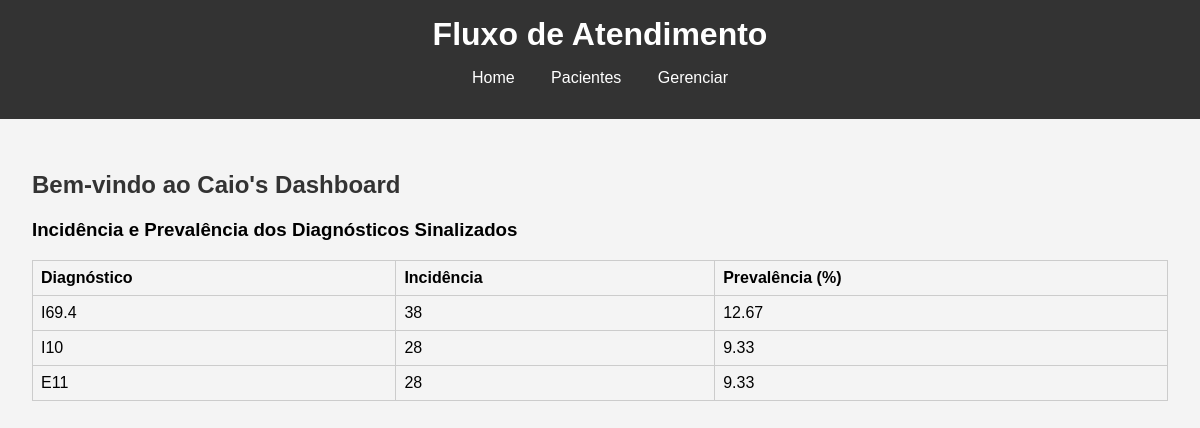
The page / on the database its author committed.
### app.py (models this page shows, shortened)
class Diagnostico(db.Model):
    cid = db.Column(db.String(10), primary_key=True)
    descricao = db.Column(db.String(128))
    servico_especializado_id = db.Column(db.Integer, db.ForeignKey('servico_especializado.id'))
    servico_manejo_ids = db.Column(db.String(64))  # Can be a comma-separated list of IDs
    incluir_no_algoritmo = db.Column(db.Integer, default=0)

### app.py (the view)
@app.route('/')
def index():
    diagnosticos = Diagnostico.query.filter_by(incluir_no_algoritmo=1).all()
    incidencias = {diag.cid: Paciente.query.filter_by(cid=diag.cid).count() for diag in diagnosticos}
    total_pacientes = Paciente.query.count()
    prevalencias = {cid: (incidencias[cid] / total_pacientes) * 100 for cid in incidencias}
    return render_template('index.html', incidencias=incidencias, prevalencias=prevalencias)

### templates/index.html
{% extends "base.html" %}
{% block content %}
<h2>Bem-vindo ao Caio's Dashboard</h2>
<h3>Incidência e Prevalência dos Diagnósticos Sinalizados</h3>
<table>
    <tr>
        <th>Diagnóstico</th>
        <th>Incidência</th>
        <th>Prevalência (%)</th>
    </tr>
    {% for cid, incidencia in incidencias.items() %}
    <tr>
        <td>{{ cid }}</td>
        <td>{{ incidencia }}</td>
        <td>{{ "%.2f" % prevalencias[cid] }}</td>
    </tr>
    {% endfor %}
</table>
{% endblock %}

### static/css/style.css (style rules this page uses)
body { font-family: Arial, sans-serif; margin: 0; padding: 0; background-color: #f4f4f4; }
h2 { color: #333; }
table { width: 100%; border-collapse: collapse; margin-bottom: 1rem; }
table, th, td { border: 1px solid #ccc; }
th, td { padding: 0.5rem; text-align: left; }
th { background-color: #f4f4f4; }

### rows shown on the page
Diagnostico: cid "I69.4", incidencia "38", value "12.67"
Diagnostico: cid "I10", incidencia "28", value "9.33"
Diagnostico: cid "E11", incidencia "28", value "9.33"
